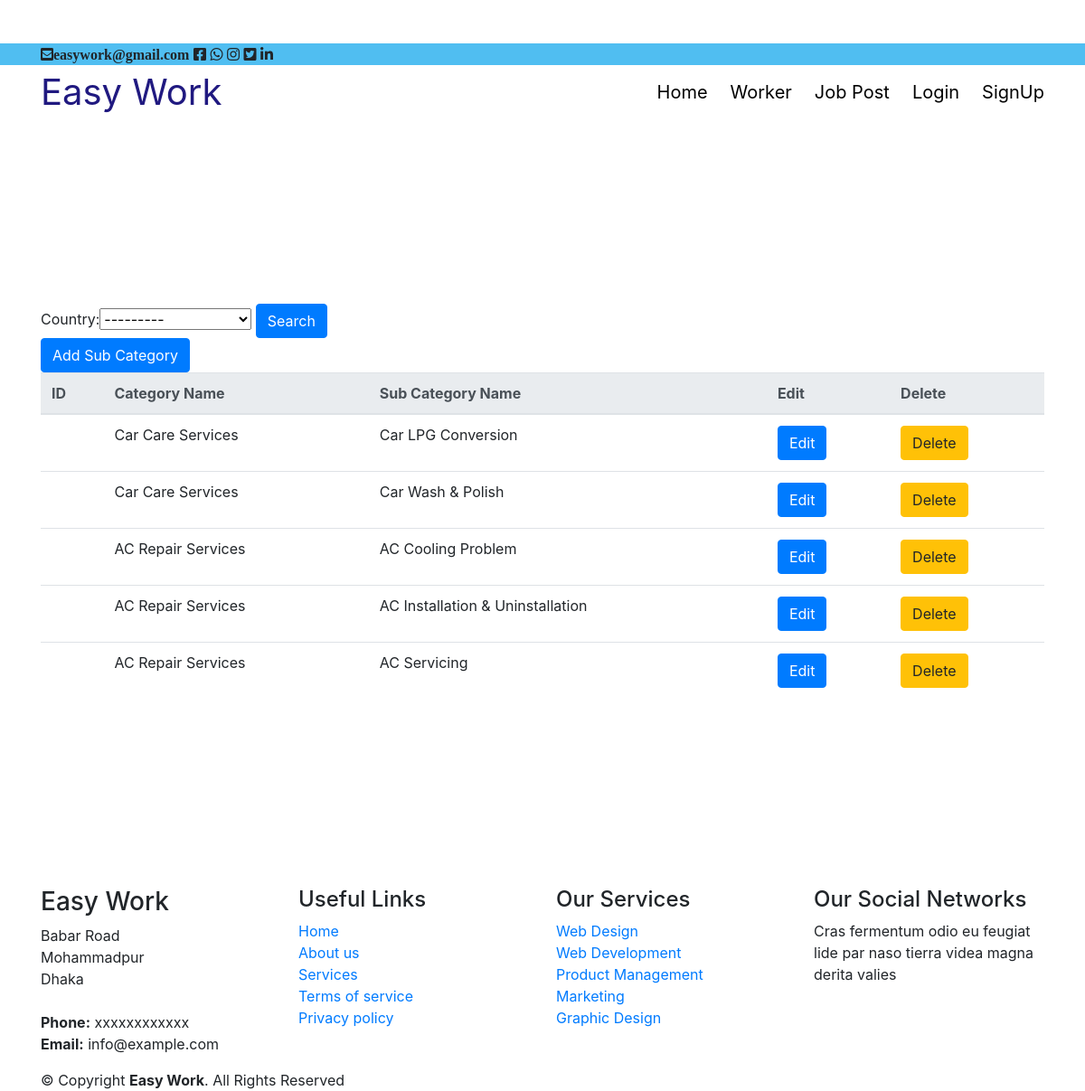
The page /superadmin/super/admin/sub/category/list/ on the database its author committed.
### accounts/models.py (models this page shows, shortened)
class City(models.Model):
    country = models.ForeignKey(Country, on_delete=models.CASCADE)
    name = models.CharField(max_length=100)

class Country(models.Model):
    name = models.CharField(max_length=100)
    def __str__(self):
        return self.name

### superadmin/views.py (the view)
# urls.py: path('super/admin/sub/category/list/',views.SubCategoryView,name='list_subcategory'),
def SubCategoryView(request):
    subcategory = City.objects.all()
    MyFilter = CategoryFilter(request.GET, queryset=subcategory)
    subcategory = MyFilter.qs
    context = {
        'subcategory': subcategory,
        'MyFilter': MyFilter,
    }
    return render(request, 'superadmin/super_admin_sub_category_list.html', context)

### superadmin/templates/superadmin/super_admin_sub_category_list.html
{% extends 'index1.html' %}
{% load crispy_forms_tags %}
{% load static %}
{% block content %}
<br><br><br><br><br><br><br><br><br><br><br>
<form method="get">
   {{ MyFilter.form }}
   <button class="btn btn-primary" type="submit">Search</button>
 </form>
<table class="table">
     <a  class="btn btn-primary" href="{% url 'create_subcategory' %}">Add Sub Category</a>
  <thead class="thead-light">
    <tr>
      <th scope="col">ID</th>
      <th scope="col">Category Name </th>
      <th scope="col">Sub Category Name </th>
      <th scope="col">Edit</th>
      <th scope="col">Delete</th>
    </tr>
  </thead>
  <tbody>
  {% for subcategory in subcategory %}
    <tr>
      <th scope="row">{{ category.id}}</th>
      <td>{{ subcategory.country }}</td>
      <td>{{ subcategory.name }}</td>
      <td>
          <a href="{% url 'update_subcategory' subcategory.id %}" class="btn btn-primary"> Edit</a>
      </td>
      <td>
          <a href="{% url 'delete_subcategory' subcategory.id %}" class="btn btn-warning"> Delete</a>
      </td>
    </tr>
    {% endfor %}
  </tbody>
</table>
{% endblock content %}

### templates/index1.html (style rules this page uses)
* { padding: 0px; margin: 0px; }
a,a:hover,a:focus { text-decoration: none; }

### rows shown on the page
City: country "Car Care Services", name "Car LPG Conversion"
City: country "Car Care Services", name "Car Wash & Polish"
City: country "AC Repair Services", name "AC Cooling Problem"
City: country "AC Repair Services", name "AC Installation & Uninstallation"
City: country "AC Repair Services", name "AC Servicing"
